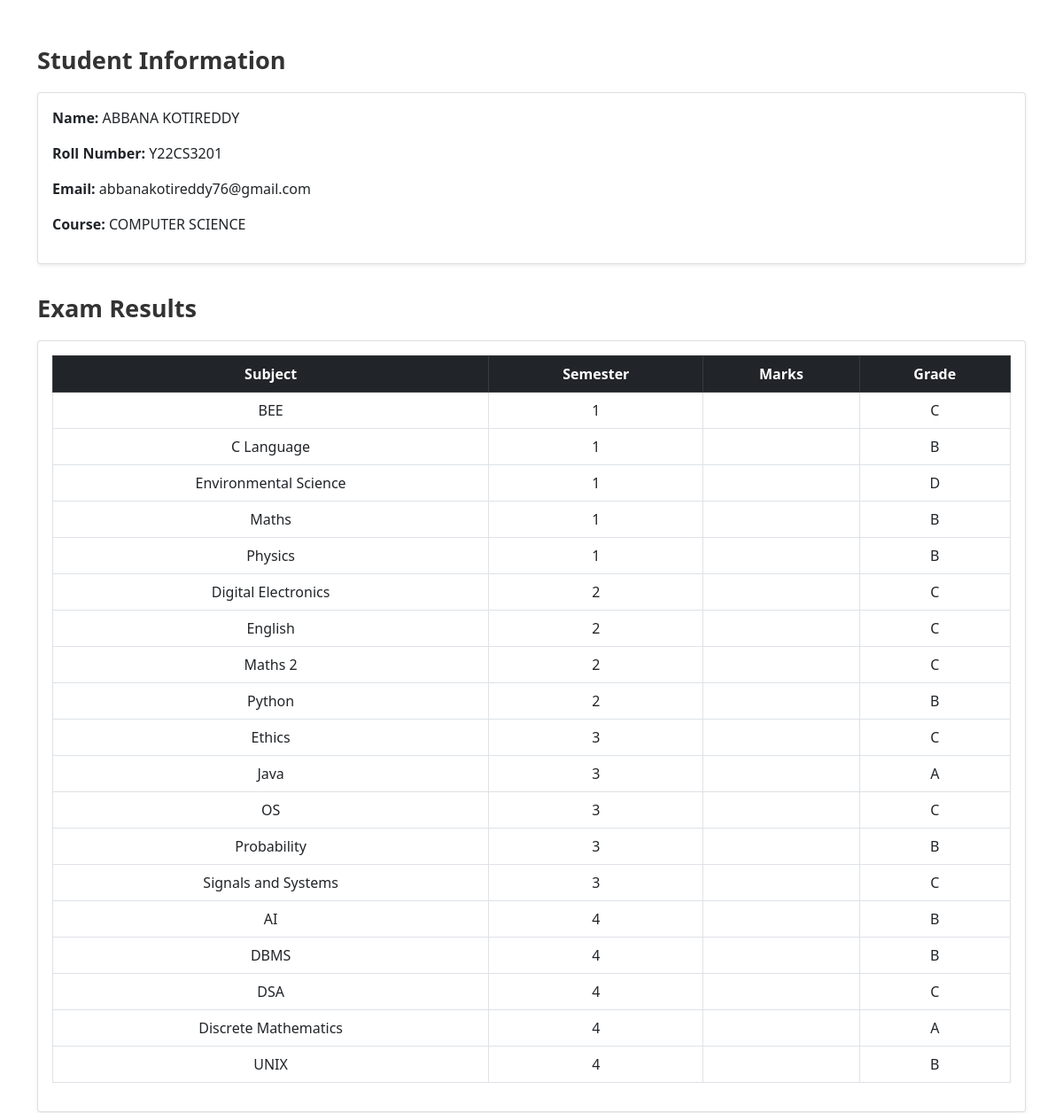
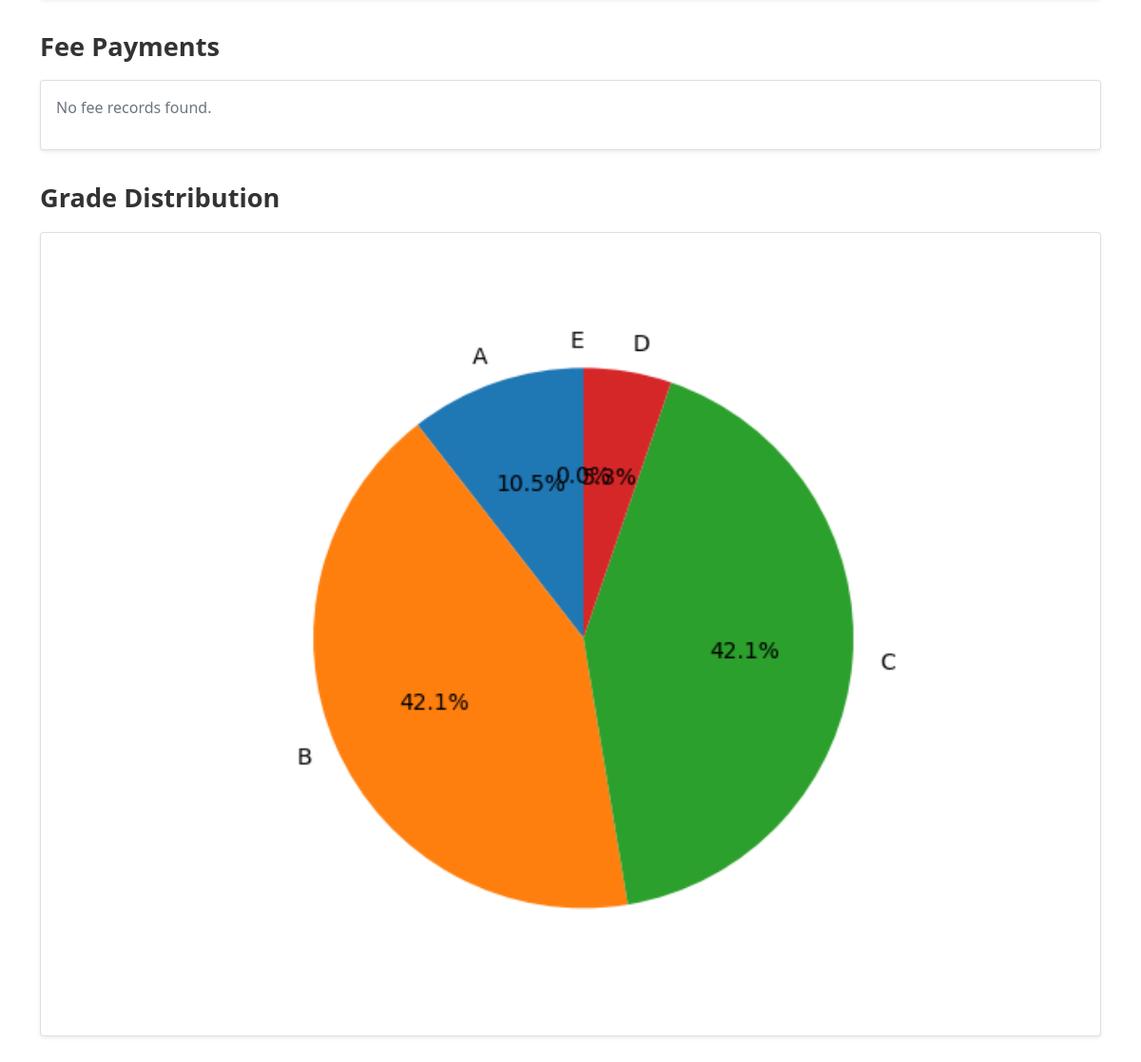
The page /student-dashboard/Y22CS3201/ on the database its author committed (2 pictures, top to bottom).
### core/models.py (models this page shows, shortened)
class Student(models.Model):
    roll_number = models.CharField(max_length=20, unique=True, null=True, blank=True)
    first_name = models.CharField(max_length=50, null=True, blank=True)
    last_name = models.CharField(max_length=50, null=True, blank=True)
    name = models.CharField(max_length=100, null=True, blank=True)
    email = models.EmailField(unique=True)
    course = models.CharField(max_length=100, null=True, blank=True)
    department = models.ForeignKey(Department, on_delete=models.CASCADE, null=True, blank=True)

class Result(models.Model):
    student = models.ForeignKey(Student, on_delete=models.CASCADE)
    subject = models.CharField(max_length=100)
    semester = models.CharField(max_length=10)
    grade = models.CharField(max_length=2)

### core/views.py (the view)
# urls.py: path('student-dashboard/<str:roll_number>/', views.student_dashboard, name='student_dashboard'),
def student_dashboard(request, roll_number):
    student = get_object_or_404(Student, roll_number=roll_number)
    all_results = Result.objects.filter(student=student).order_by('semester', 'subject', 'id')
    results = []
    seen_subjects = set()
    for result in all_results:
        key = (result.semester, result.subject)  # Ensures uniqueness across both
        if key not in seen_subjects:
            results.append(result)
            seen_subjects.add(key)
    latest_fee = Fee.objects.filter(student=student).last()
    fees = [latest_fee] if latest_fee else []
    total_fee_paid = latest_fee.amount_paid if latest_fee else 0
    total_fee_due = latest_fee.due_amount if latest_fee else 0
    grade_count = {'A': 0, 'B': 0, 'C': 0, 'D': 0, 'E': 0}
    for result in results:
        if result.grade in grade_count:
            grade_count[result.grade] += 1
    fig, ax = plt.subplots()
    ax.pie(grade_count.values(), labels=grade_count.keys(), autopct='%1.1f%%', startangle=90)
    ax.axis('equal')
    img_buf = io.BytesIO()
    plt.savefig(img_buf, format='png')
    img_buf.seek(0)
    img_base64 = base64.b64encode(img_buf.read()).decode('utf-8')
    return render(request, 'core/student_dashboard.html', {
        'student': student,
        'results': results,
        'fees': fees,
        'total_fee_paid': total_fee_paid,
        'total_fee_due': total_fee_due,
        'grade_count': grade_count,
        'img_base64': img_base64,
    })

### core/templates/core/student_dashboard.html (shortened to what this page needs)
<!DOCTYPE html>
<html lang="en">
<head>
    <link href="https://cdn.jsdelivr.net/npm/bootstrap@5.0.0-beta3/dist/css/bootstrap.min.css" rel="stylesheet">
</head>
<body>
    <div class="container mt-5">
        <div class="dashboard-section">
            <div class="section-title">Student Information</div>
            <div class="card p-3 shadow-sm">
                <p><strong>Name:</strong> {{ student.name }}</p>
                <p><strong>Roll Number:</strong> {{ student.roll_number }}</p>
                <p><strong>Email:</strong> {{ student.email }}</p>
                <p><strong>Course:</strong> {{ student.course }}</p>
            </div>
        </div>
        <div class="dashboard-section">
            <div class="section-title">Exam Results</div>
            <div class="card p-3 shadow-sm">
                {% if results %}
                    <table class="table table-bordered result-table">
                        <thead class="table-dark">
                            <tr>
                                <th>Subject</th>
                                <th>Semester</th>
                                <th>Marks</th>
                                <th>Grade</th>
                            </tr>
                        </thead>
                        <tbody>
                            {% for result in results %}
                                <tr>
                                    <td>{{ result.subject }}</td>
                                    <td>{{ result.semester }}</td>
                                    <td>{{ result.marks }}</td>
                                    <td>{{ result.grade }}</td>
                                </tr>
                            {% endfor %}
                        </tbody>
                    </table>
                {% else %}
                    <p class="text-muted">No results available.</p>
                {% endif %}
            </div>
        </div>
        <div class="dashboard-section">
            <div class="section-title">Fee Payments</div>
            <div class="card p-3 shadow-sm">
                {% if fees %}
                    <table class="table table-bordered fee-table">
                        <thead class="table-dark">
                            <tr>
                                <th>Amount Due</th>
                                <th>Amount Paid</th>
                                <th>Payment Date</th>
                            </tr>
                        </thead>
                        <tbody>
                            {% for fee in fees %}
                                <tr>
                                    <td>₹{{ fee.due_amount }}</td>
                                    <td>₹{{ fee.amount_paid }}</td>
                                    <td>{{ fee.payment_date|date:"d M Y" }}</td>
                                </tr>
                            {% endfor %}
                        </tbody>
                    </table>
                    <div><strong>Total Amount Due:</strong> ₹{{ total_fee_due }}</div>
                    <div><strong>Total Amount Paid:</strong> ₹{{ total_fee_paid }}</div>
                {% else %}
                    <p class="text-muted">No fee records found.</p>
                {% endif %}
            </div>
        </div>
        <div class="dashboard-section">
            <div class="section-title">Grade Distribution</div>
            <div class="card p-3 shadow-sm text-center">
                {% if img_base64 %}
                    <img alt="Grade Distribution Chart" class="img-fluid" />
                {% else %}
                    <p class="text-muted">Grade distribution chart not available.</p>
                {% endif %}
            </div>
        </div>
    </div>
</body>
</html>

### core/templates/core/student_dashboard.html (style rules this page uses)
.dashboard-section { margin-bottom: 30px; }
.section-title { font-weight: bold; font-size: 1.7rem; margin-bottom: 15px; color: #333; }
.card { margin-top: 10px; }
.table th, .table td { text-align: center; vertical-align: middle; }

### rows shown on the page
Student: name "ABBANA KOTIREDDY", roll_number "Y22CS3201", email "abbanakotireddy76@gmail.com", course "COMPUTER SCIENCE"
Result: subject "BEE", semester "1", grade "C"
Result: subject "C Language", semester "1", grade "B"
Result: subject "Environmental Science", semester "1", grade "D"
Result: subject "Maths", semester "1", grade "B"
Result: subject "Physics", semester "1", grade "B"
Result: subject "Digital Electronics", semester "2", grade "C"
Result: subject "English", semester "2", grade "C"
Result: subject "Maths 2", semester "2", grade "C"
Result: subject "Python", semester "2", grade "B"
Result: subject "Ethics", semester "3", grade "C"
Result: subject "Java", semester "3", grade "A"
Result: subject "OS", semester "3", grade "C"
Result: subject "Probability", semester "3", grade "B"
Result: subject "Signals and Systems", semester "3", grade "C"
Result: subject "AI", semester "4", grade "B"
Result: subject "DBMS", semester "4", grade "B"
Result: subject "DSA", semester "4", grade "C"
Result: subject "Discrete Mathematics", semester "4", grade "A"
Result: subject "UNIX", semester "4", grade "B"
